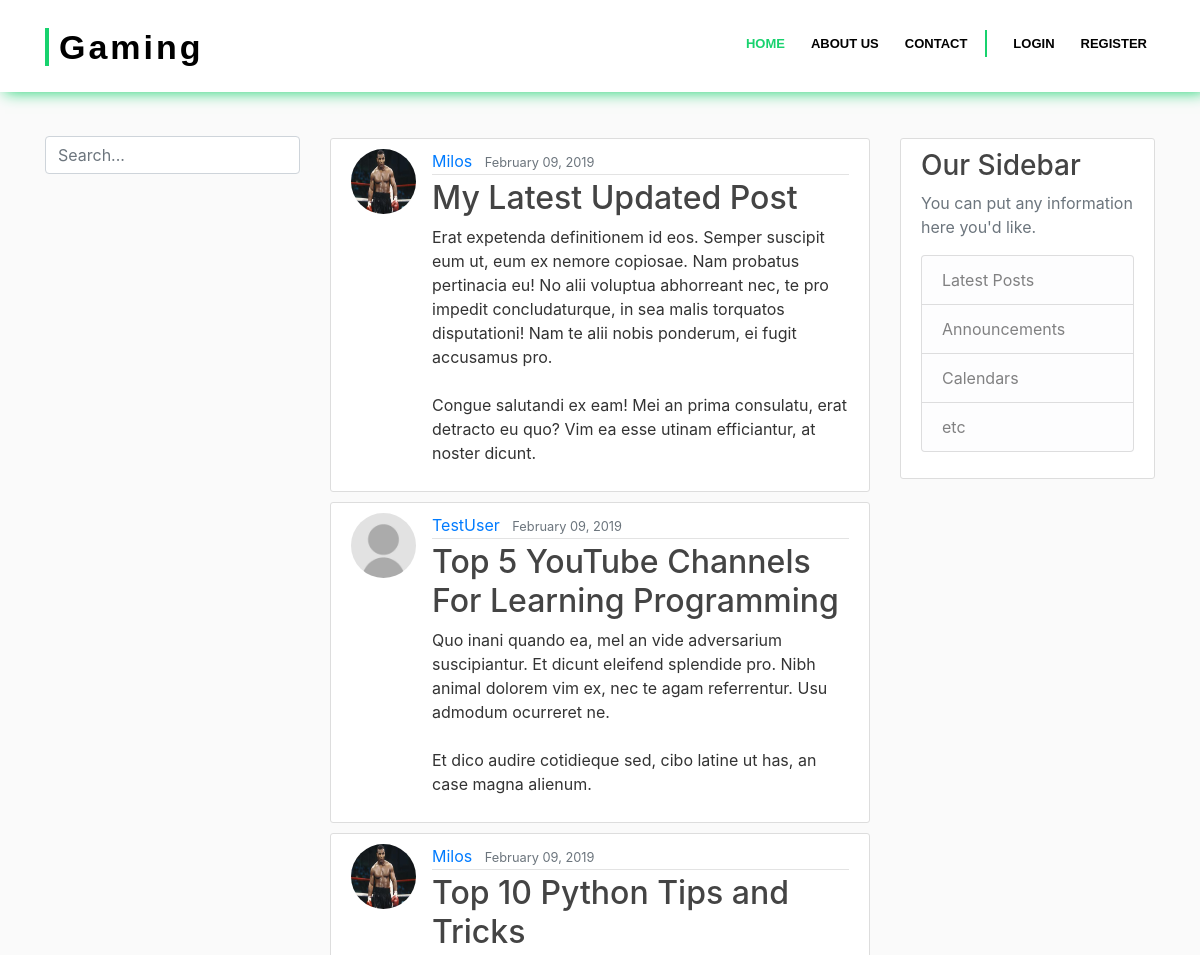
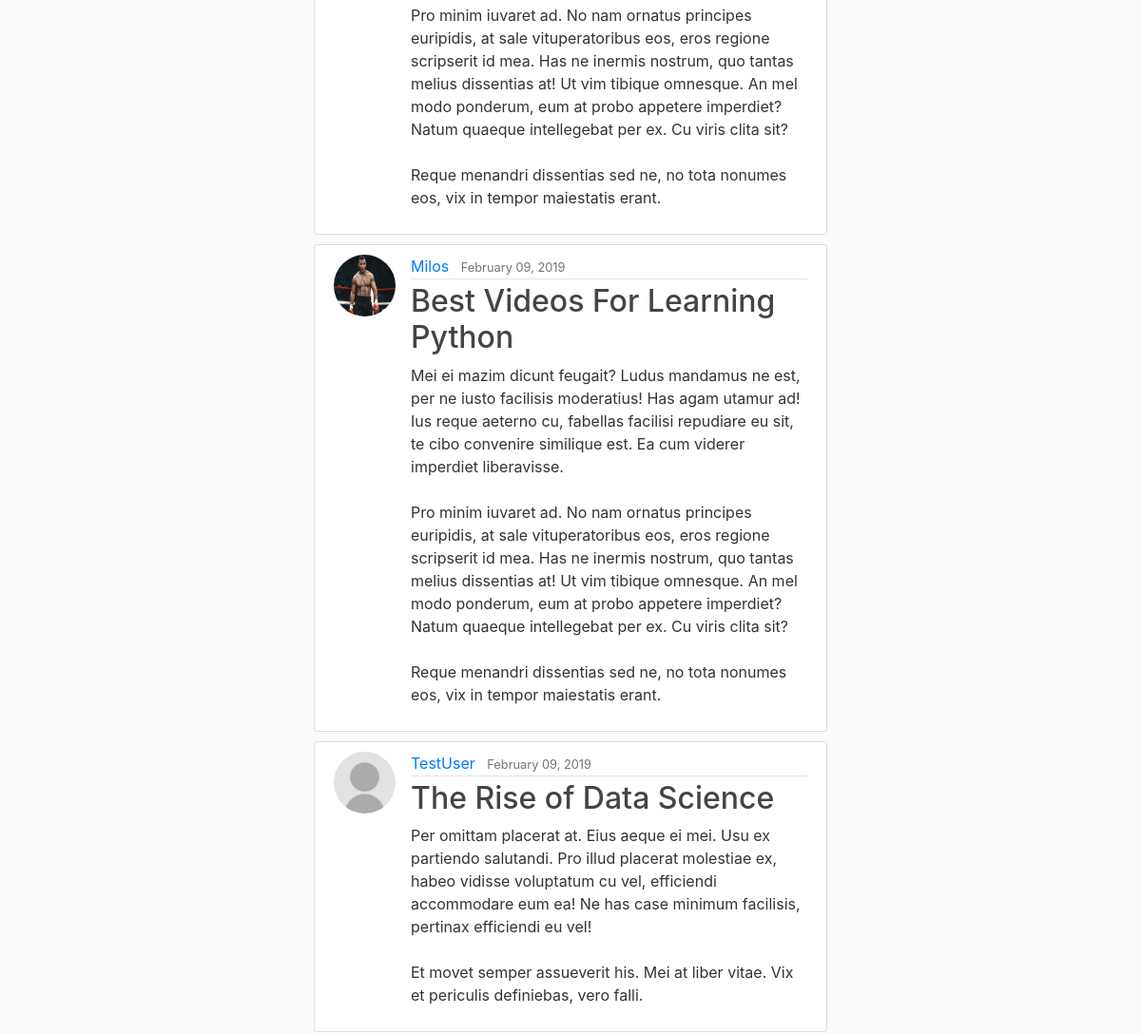
The page / on the database its author committed (2 pictures, top to bottom).
### blog/models.py (models this page shows, shortened)
class Post(models.Model):
    title = models.CharField(max_length=100)
    content = models.TextField()
    date_posted = models.DateTimeField(default=timezone.now)
    author = models.ForeignKey(User, on_delete=models.CASCADE)

### users/models.py (models this page shows, shortened)
class Profile(models.Model):
    user = models.OneToOneField(User, on_delete=models.CASCADE)
    image = models.ImageField(default='default.jpg', upload_to='profile_pics')

### blog/views.py (the view)
# urls.py: path('', PostListView.as_view(), name='blog-home'),
class PostListView(ListView):
    model = Post
    template_name = 'blog/home.html'
    context_object_name = 'posts'
    ordering = ['-date_posted']
    paginate_by = 5

### blog/templates/blog/home.html
{% extends "blog/base.html" %}
{% block content %}
    {% for post in posts %}
        <article class="media content-section">
          <img class="rounded-circle article-img" src="{{ post.author.profile.image.url }}">
          <div class="media-body">
            <div class="article-metadata">
              <a class="mr-2" href="#">{{ post.author }}</a>
              <small class="text-muted">{{ post.date_posted|date:"F d, Y" }}</small>
            </div>
            <h2><a class="article-title" href="{% url 'post-detail' post.id %}">{{ post.title }}</a></h2>
            <p class="article-content">{{ post.content }}</p>
          </div>
        </article>
    {% endfor %}
{% endblock content %}

### blog/static/blog/main.css (style rules this page uses)
body { background: #fafafa; color: #333333; margin-top: 5rem; }
h1, h2, h3, h4, h5, h6 { color: #444444; }
.content-section { background: #ffffff; padding: 10px 20px; border: 1px solid #dddddd; border-radius: 3px; margin-bottom: 2px; margin-top: 10px; }
.article-title { color: #444444; }
.article-content { white-space: pre-line; }
.article-img { height: 65px; width: 65px; margin-right: 16px; }
.article-metadata { padding-bottom: 1px; margin-bottom: 4px; border-bottom: 1px solid #e3e3e3 }

### rows shown on the page
Post: author.profile.image (picture), author "Milos", date_posted "February 09, 2019", title "My Latest Updated Post", content "Erat expetenda definitionem id eos. Semper suscipit eum ut, eum ex nemore copiosae. Nam probatus pertinacia eu! No alii voluptua abhorreant nec, te pro impedit concludaturque, in sea malis torquatos disputationi! Nam te alii nobis ponderum, ei fugit accusamus pro. Congue salutandi ex eam! Mei an prima consulatu, erat detracto eu quo? Vim ea esse utinam efficiantur, at noster dicunt."
Post: author.profile.image (placeholder picture), author "TestUser", date_posted "February 09, 2019", title "Top 5 YouTube Channels For Learning Programming", content "Quo inani quando ea, mel an vide adversarium suscipiantur. Et dicunt eleifend splendide pro. Nibh animal dolorem vim ex, nec te agam referrentur. Usu admodum ocurreret ne. Et dico audire cotidieque sed, cibo latine ut has, an case magna alienum."
Post: author.profile.image (picture), author "Milos", date_posted "February 09, 2019", title "Top 10 Python Tips and Tricks", content "Pro minim iuvaret ad. No nam ornatus principes euripidis, at sale vituperatoribus eos, eros regione scripserit id mea. Has ne inermis nostrum, quo tantas melius dissentias at! Ut vim tibique omnesque. An mel modo ponderum, eum at probo appetere imperdiet? Natum quaeque intellegebat per ex. Cu viris clita sit? Reque menandri dissentias sed ne, no tota nonumes eos, vix in tempor maiestatis erant."
Post: author.profile.image (picture), author "Milos", date_posted "February 09, 2019", title "Best Videos For Learning Python", content "Mei ei mazim dicunt feugait? Ludus mandamus ne est, per ne iusto facilisis moderatius! Has agam utamur ad! Ius reque aeterno cu, fabellas facilisi repudiare eu sit, te cibo convenire similique est. Ea cum viderer imperdiet liberavisse. Pro minim iuvaret ad. No nam ornatus principes euripidis, at sale vituperatoribus eos, eros regione scripserit id mea. Has ne inermis nostrum, quo tantas melius dissentias at! Ut vim tibique omnesque. An mel modo ponderum, eum at probo appetere imperdiet? Natum quaeque intellegebat per ex. Cu viris clita sit? Reque menandri dissentias sed ne, no tota nonumes eos, vix in tempor maiestatis erant."
Post: author.profile.image (placeholder picture), author "TestUser", date_posted "February 09, 2019", title "The Rise of Data Science", content "Per omittam placerat at. Eius aeque ei mei. Usu ex partiendo salutandi. Pro illud placerat molestiae ex, habeo vidisse voluptatum cu vel, efficiendi accommodare eum ea! Ne has case minimum facilisis, pertinax efficiendi eu vel! Et movet semper assueverit his. Mei at liber vitae. Vix et periculis definiebas, vero falli."
